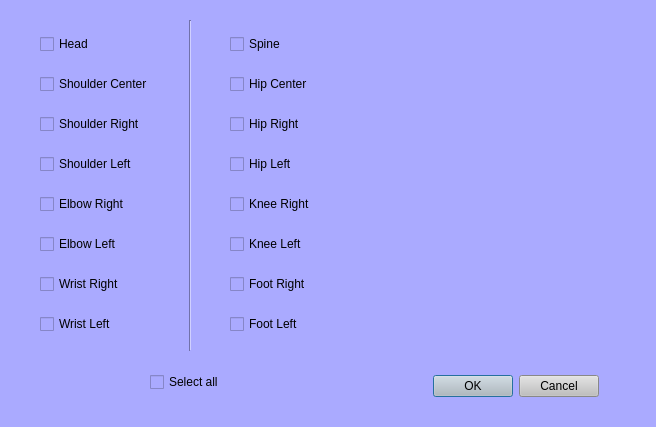
<?xml version="1.0" encoding="UTF-8"?>
<ui version="4.0">
 <class>Dialog1</class>
 <widget class="QDialog" name="Dialog1">
  <property name="geometry">
   <rect>
    <x>0</x>
    <y>0</y>
    <width>656</width>
    <height>427</height>
   </rect>
  </property>
  <property name="minimumSize">
   <size>
    <width>656</width>
    <height>427</height>
   </size>
  </property>
  <property name="maximumSize">
   <size>
    <width>656</width>
    <height>427</height>
   </size>
  </property>
  <property name="windowTitle">
   <string>Dialog</string>
  </property>
  <property name="autoFillBackground">
   <bool>false</bool>
  </property>
  <property name="styleSheet">
   <string notr="true">background-color: rgb(170, 170, 255)</string>
  </property>
  <widget class="QDialogButtonBox" name="buttonBox">
   <property name="geometry">
    <rect>
     <x>390</x>
     <y>370</y>
     <width>251</width>
     <height>32</height>
    </rect>
   </property>
   <property name="styleSheet">
    <string notr="true">background-color: rgb(191, 191, 191);</string>
   </property>
   <property name="orientation">
    <enum>Qt::Horizontal</enum>
   </property>
   <property name="standardButtons">
    <set>QDialogButtonBox::Cancel|QDialogButtonBox::Ok</set>
   </property>
   <property name="centerButtons">
    <bool>true</bool>
   </property>
  </widget>
  <widget class="QWidget" name="verticalLayoutWidget_2">
   <property name="geometry">
    <rect>
     <x>230</x>
     <y>20</y>
     <width>160</width>
     <height>331</height>
    </rect>
   </property>
   <layout class="QVBoxLayout" name="verticalLayout_2">
    <item>
     <widget class="QCheckBox" name="m_spine">
      <property name="text">
       <string>Spine</string>
      </property>
     </widget>
    </item>
    <item>
     <widget class="QCheckBox" name="m_hipC">
      <property name="text">
       <string>Hip Center</string>
      </property>
     </widget>
    </item>
    <item>
     <widget class="QCheckBox" name="m_hipR">
      <property name="text">
       <string>Hip Right</string>
      </property>
     </widget>
    </item>
    <item>
     <widget class="QCheckBox" name="m_hipL">
      <property name="text">
       <string>Hip Left</string>
      </property>
     </widget>
    </item>
    <item>
     <widget class="QCheckBox" name="m_kneeR">
      <property name="text">
       <string>Knee Right</string>
      </property>
     </widget>
    </item>
    <item>
     <widget class="QCheckBox" name="m_kneeL">
      <property name="text">
       <string>Knee Left</string>
      </property>
     </widget>
    </item>
    <item>
     <widget class="QCheckBox" name="m_footR">
      <property name="text">
       <string>Foot Right</string>
      </property>
     </widget>
    </item>
    <item>
     <widget class="QCheckBox" name="m_footL">
      <property name="text">
       <string>Foot Left</string>
      </property>
     </widget>
    </item>
   </layout>
  </widget>
  <widget class="QWidget" name="verticalLayoutWidget">
   <property name="geometry">
    <rect>
     <x>40</x>
     <y>20</y>
     <width>135</width>
     <height>332</height>
    </rect>
   </property>
   <layout class="QVBoxLayout" name="verticalLayout">
    <item>
     <widget class="QCheckBox" name="m_head">
      <property name="text">
       <string>Head</string>
      </property>
     </widget>
    </item>
    <item>
     <widget class="QCheckBox" name="m_shldC">
      <property name="text">
       <string>Shoulder Center</string>
      </property>
     </widget>
    </item>
    <item>
     <widget class="QCheckBox" name="m_shldR">
      <property name="text">
       <string>Shoulder Right</string>
      </property>
     </widget>
    </item>
    <item>
     <widget class="QCheckBox" name="m_shldL">
      <property name="text">
       <string>Shoulder Left</string>
      </property>
     </widget>
    </item>
    <item>
     <widget class="QCheckBox" name="m_elbowR">
      <property name="text">
       <string>Elbow Right</string>
      </property>
     </widget>
    </item>
    <item>
     <widget class="QCheckBox" name="m_elbowL">
      <property name="text">
       <string>Elbow Left</string>
      </property>
     </widget>
    </item>
    <item>
     <widget class="QCheckBox" name="m_wristR">
      <property name="text">
       <string>Wrist Right</string>
      </property>
     </widget>
    </item>
    <item>
     <widget class="QCheckBox" name="m_wristL">
      <property name="text">
       <string>Wrist Left</string>
      </property>
     </widget>
    </item>
   </layout>
  </widget>
  <widget class="QLabel" name="label">
   <property name="geometry">
    <rect>
     <x>380</x>
     <y>40</y>
     <width>251</width>
     <height>301</height>
    </rect>
   </property>
   <property name="minimumSize">
    <size>
     <width>10</width>
     <height>10</height>
    </size>
   </property>
   <property name="text">
    <string/>
   </property>
   <property name="pixmap">
    <pixmap>../../Downloads/cuerpo.png</pixmap>
   </property>
  </widget>
  <widget class="Line" name="line">
   <property name="geometry">
    <rect>
     <x>180</x>
     <y>20</y>
     <width>20</width>
     <height>331</height>
    </rect>
   </property>
   <property name="orientation">
    <enum>Qt::Vertical</enum>
   </property>
  </widget>
  <widget class="QLabel" name="led1">
   <property name="geometry">
    <rect>
     <x>513</x>
     <y>74</y>
     <width>10</width>
     <height>10</height>
    </rect>
   </property>
   <property name="maximumSize">
    <size>
     <width>10</width>
     <height>10</height>
    </size>
   </property>
   <property name="contextMenuPolicy">
    <enum>Qt::NoContextMenu</enum>
   </property>
   <property name="autoFillBackground">
    <bool>false</bool>
   </property>
   <property name="styleSheet">
    <string notr="true">background-color: rgba(0,0,0,0%)</string>
   </property>
   <property name="frameShape">
    <enum>QFrame::NoFrame</enum>
   </property>
   <property name="text">
    <string/>
   </property>
  </widget>
  <widget class="QLabel" name="led2">
   <property name="geometry">
    <rect>
     <x>513</x>
     <y>112</y>
     <width>10</width>
     <height>10</height>
    </rect>
   </property>
   <property name="maximumSize">
    <size>
     <width>10</width>
     <height>10</height>
    </size>
   </property>
   <property name="contextMenuPolicy">
    <enum>Qt::NoContextMenu</enum>
   </property>
   <property name="autoFillBackground">
    <bool>false</bool>
   </property>
   <property name="styleSheet">
    <string notr="true">background-color: rgba(0,0,0,0%)</string>
   </property>
   <property name="frameShape">
    <enum>QFrame::NoFrame</enum>
   </property>
   <property name="text">
    <string/>
   </property>
  </widget>
  <widget class="QLabel" name="led3">
   <property name="geometry">
    <rect>
     <x>492</x>
     <y>112</y>
     <width>10</width>
     <height>10</height>
    </rect>
   </property>
   <property name="maximumSize">
    <size>
     <width>10</width>
     <height>10</height>
    </size>
   </property>
   <property name="contextMenuPolicy">
    <enum>Qt::NoContextMenu</enum>
   </property>
   <property name="autoFillBackground">
    <bool>false</bool>
   </property>
   <property name="styleSheet">
    <string notr="true">background-color: rgba(0,0,0,0%)</string>
   </property>
   <property name="frameShape">
    <enum>QFrame::NoFrame</enum>
   </property>
   <property name="text">
    <string/>
   </property>
  </widget>
  <widget class="QLabel" name="led4">
   <property name="geometry">
    <rect>
     <x>534</x>
     <y>112</y>
     <width>10</width>
     <height>10</height>
    </rect>
   </property>
   <property name="maximumSize">
    <size>
     <width>10</width>
     <height>10</height>
    </size>
   </property>
   <property name="contextMenuPolicy">
    <enum>Qt::NoContextMenu</enum>
   </property>
   <property name="autoFillBackground">
    <bool>false</bool>
   </property>
   <property name="styleSheet">
    <string notr="true">background-color: rgba(0,0,0,0%)</string>
   </property>
   <property name="frameShape">
    <enum>QFrame::NoFrame</enum>
   </property>
   <property name="text">
    <string/>
   </property>
  </widget>
  <widget class="QLabel" name="led5">
   <property name="geometry">
    <rect>
     <x>484</x>
     <y>160</y>
     <width>10</width>
     <height>10</height>
    </rect>
   </property>
   <property name="maximumSize">
    <size>
     <width>10</width>
     <height>10</height>
    </size>
   </property>
   <property name="contextMenuPolicy">
    <enum>Qt::NoContextMenu</enum>
   </property>
   <property name="autoFillBackground">
    <bool>false</bool>
   </property>
   <property name="styleSheet">
    <string notr="true">background-color: rgba(0,0,0,0%)</string>
   </property>
   <property name="frameShape">
    <enum>QFrame::NoFrame</enum>
   </property>
   <property name="text">
    <string/>
   </property>
  </widget>
  <widget class="QLabel" name="led6">
   <property name="geometry">
    <rect>
     <x>541</x>
     <y>160</y>
     <width>10</width>
     <height>10</height>
    </rect>
   </property>
   <property name="maximumSize">
    <size>
     <width>10</width>
     <height>10</height>
    </size>
   </property>
   <property name="contextMenuPolicy">
    <enum>Qt::NoContextMenu</enum>
   </property>
   <property name="autoFillBackground">
    <bool>false</bool>
   </property>
   <property name="styleSheet">
    <string notr="true">background-color: rgba(0,0,0,0%)</string>
   </property>
   <property name="frameShape">
    <enum>QFrame::NoFrame</enum>
   </property>
   <property name="text">
    <string/>
   </property>
  </widget>
  <widget class="QLabel" name="led7">
   <property name="geometry">
    <rect>
     <x>478</x>
     <y>188</y>
     <width>10</width>
     <height>10</height>
    </rect>
   </property>
   <property name="maximumSize">
    <size>
     <width>10</width>
     <height>10</height>
    </size>
   </property>
   <property name="contextMenuPolicy">
    <enum>Qt::NoContextMenu</enum>
   </property>
   <property name="autoFillBackground">
    <bool>false</bool>
   </property>
   <property name="styleSheet">
    <string notr="true">background-color: rgba(0,0,0,0%)</string>
   </property>
   <property name="frameShape">
    <enum>QFrame::NoFrame</enum>
   </property>
   <property name="text">
    <string/>
   </property>
  </widget>
  <widget class="QLabel" name="led8">
   <property name="geometry">
    <rect>
     <x>548</x>
     <y>188</y>
     <width>10</width>
     <height>10</height>
    </rect>
   </property>
   <property name="maximumSize">
    <size>
     <width>10</width>
     <height>10</height>
    </size>
   </property>
   <property name="contextMenuPolicy">
    <enum>Qt::NoContextMenu</enum>
   </property>
   <property name="autoFillBackground">
    <bool>false</bool>
   </property>
   <property name="styleSheet">
    <string notr="true">background-color: rgba(0,0,0,0%)</string>
   </property>
   <property name="frameShape">
    <enum>QFrame::NoFrame</enum>
   </property>
   <property name="text">
    <string/>
   </property>
  </widget>
  <widget class="QLabel" name="led9">
   <property name="geometry">
    <rect>
     <x>513</x>
     <y>144</y>
     <width>10</width>
     <height>10</height>
    </rect>
   </property>
   <property name="maximumSize">
    <size>
     <width>10</width>
     <height>10</height>
    </size>
   </property>
   <property name="contextMenuPolicy">
    <enum>Qt::NoContextMenu</enum>
   </property>
   <property name="autoFillBackground">
    <bool>false</bool>
   </property>
   <property name="styleSheet">
    <string notr="true">background-color: rgba(0,0,0,0%)</string>
   </property>
   <property name="frameShape">
    <enum>QFrame::NoFrame</enum>
   </property>
   <property name="text">
    <string/>
   </property>
  </widget>
  <widget class="QLabel" name="led10">
   <property name="geometry">
    <rect>
     <x>513</x>
     <y>188</y>
     <width>10</width>
     <height>10</height>
    </rect>
   </property>
   <property name="maximumSize">
    <size>
     <width>10</width>
     <height>10</height>
    </size>
   </property>
   <property name="contextMenuPolicy">
    <enum>Qt::NoContextMenu</enum>
   </property>
   <property name="autoFillBackground">
    <bool>false</bool>
   </property>
   <property name="styleSheet">
    <string notr="true">background-color: rgba(0,0,0,0%)</string>
   </property>
   <property name="frameShape">
    <enum>QFrame::NoFrame</enum>
   </property>
   <property name="text">
    <string/>
   </property>
  </widget>
  <widget class="QLabel" name="led11">
   <property name="geometry">
    <rect>
     <x>499</x>
     <y>188</y>
     <width>10</width>
     <height>10</height>
    </rect>
   </property>
   <property name="maximumSize">
    <size>
     <width>10</width>
     <height>10</height>
    </size>
   </property>
   <property name="contextMenuPolicy">
    <enum>Qt::NoContextMenu</enum>
   </property>
   <property name="autoFillBackground">
    <bool>false</bool>
   </property>
   <property name="styleSheet">
    <string notr="true">background-color: rgba(0,0,0,0%)</string>
   </property>
   <property name="frameShape">
    <enum>QFrame::NoFrame</enum>
   </property>
   <property name="text">
    <string/>
   </property>
  </widget>
  <widget class="QLabel" name="led12">
   <property name="geometry">
    <rect>
     <x>527</x>
     <y>188</y>
     <width>10</width>
     <height>10</height>
    </rect>
   </property>
   <property name="maximumSize">
    <size>
     <width>10</width>
     <height>10</height>
    </size>
   </property>
   <property name="contextMenuPolicy">
    <enum>Qt::NoContextMenu</enum>
   </property>
   <property name="autoFillBackground">
    <bool>false</bool>
   </property>
   <property name="styleSheet">
    <string notr="true">background-color: rgba(0,0,0,0%)</string>
   </property>
   <property name="frameShape">
    <enum>QFrame::NoFrame</enum>
   </property>
   <property name="text">
    <string/>
   </property>
  </widget>
  <widget class="QLabel" name="led13">
   <property name="geometry">
    <rect>
     <x>501</x>
     <y>243</y>
     <width>10</width>
     <height>10</height>
    </rect>
   </property>
   <property name="maximumSize">
    <size>
     <width>10</width>
     <height>10</height>
    </size>
   </property>
   <property name="contextMenuPolicy">
    <enum>Qt::NoContextMenu</enum>
   </property>
   <property name="autoFillBackground">
    <bool>false</bool>
   </property>
   <property name="styleSheet">
    <string notr="true">background-color: rgba(0,0,0,0%)</string>
   </property>
   <property name="frameShape">
    <enum>QFrame::NoFrame</enum>
   </property>
   <property name="text">
    <string/>
   </property>
  </widget>
  <widget class="QLabel" name="led14">
   <property name="geometry">
    <rect>
     <x>525</x>
     <y>243</y>
     <width>10</width>
     <height>10</height>
    </rect>
   </property>
   <property name="maximumSize">
    <size>
     <width>10</width>
     <height>10</height>
    </size>
   </property>
   <property name="contextMenuPolicy">
    <enum>Qt::NoContextMenu</enum>
   </property>
   <property name="autoFillBackground">
    <bool>false</bool>
   </property>
   <property name="styleSheet">
    <string notr="true">background-color: rgba(0,0,0,0%)</string>
   </property>
   <property name="frameShape">
    <enum>QFrame::NoFrame</enum>
   </property>
   <property name="text">
    <string/>
   </property>
  </widget>
  <widget class="QLabel" name="led15">
   <property name="geometry">
    <rect>
     <x>502</x>
     <y>287</y>
     <width>10</width>
     <height>10</height>
    </rect>
   </property>
   <property name="maximumSize">
    <size>
     <width>10</width>
     <height>10</height>
    </size>
   </property>
   <property name="contextMenuPolicy">
    <enum>Qt::NoContextMenu</enum>
   </property>
   <property name="autoFillBackground">
    <bool>false</bool>
   </property>
   <property name="styleSheet">
    <string notr="true">background-color: rgba(0,0,0,0%)</string>
   </property>
   <property name="frameShape">
    <enum>QFrame::NoFrame</enum>
   </property>
   <property name="text">
    <string/>
   </property>
  </widget>
  <widget class="QLabel" name="led16">
   <property name="geometry">
    <rect>
     <x>525</x>
     <y>287</y>
     <width>10</width>
     <height>10</height>
    </rect>
   </property>
   <property name="maximumSize">
    <size>
     <width>10</width>
     <height>10</height>
    </size>
   </property>
   <property name="contextMenuPolicy">
    <enum>Qt::NoContextMenu</enum>
   </property>
   <property name="autoFillBackground">
    <bool>false</bool>
   </property>
   <property name="styleSheet">
    <string notr="true">background-color: rgba(0,0,0,0%)</string>
   </property>
   <property name="frameShape">
    <enum>QFrame::NoFrame</enum>
   </property>
   <property name="text">
    <string/>
   </property>
  </widget>
  <widget class="QCheckBox" name="all">
   <property name="geometry">
    <rect>
     <x>150</x>
     <y>370</y>
     <width>101</width>
     <height>24</height>
    </rect>
   </property>
   <property name="text">
    <string>Select all</string>
   </property>
  </widget>
 </widget>
 <resources/>
 <connections>
  <connection>
   <sender>buttonBox</sender>
   <signal>accepted()</signal>
   <receiver>Dialog1</receiver>
   <slot>accept()</slot>
   <hints>
    <hint type="sourcelabel">
     <x>248</x>
     <y>254</y>
    </hint>
    <hint type="destinationlabel">
     <x>157</x>
     <y>274</y>
    </hint>
   </hints>
  </connection>
  <connection>
   <sender>buttonBox</sender>
   <signal>rejected()</signal>
   <receiver>Dialog1</receiver>
   <slot>reject()</slot>
   <hints>
    <hint type="sourcelabel">
     <x>316</x>
     <y>260</y>
    </hint>
    <hint type="destinationlabel">
     <x>286</x>
     <y>274</y>
    </hint>
   </hints>
  </connection>
 </connections>
</ui>
